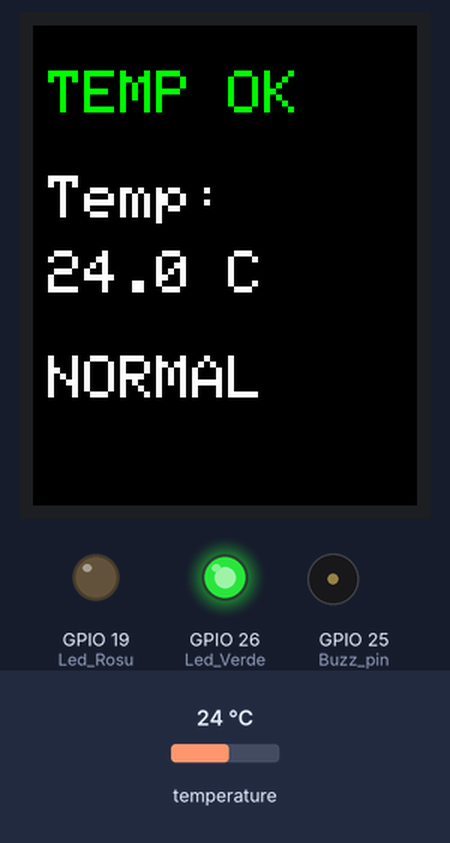
The sketch below on a simulated ESP32. Shown: 128×160 colour display, output pins drawn as LEDs (lit = HIGH), buzzer (waves = sounding). The inputs (shaded band) are chosen by the test bench; at power-on: temperature 24 °C. What the sketch prints to the serial monitor is not drawn.

Above: at 1.5 s.
1.6 s: temperature set to 34.4 °C
At 3.6 s:
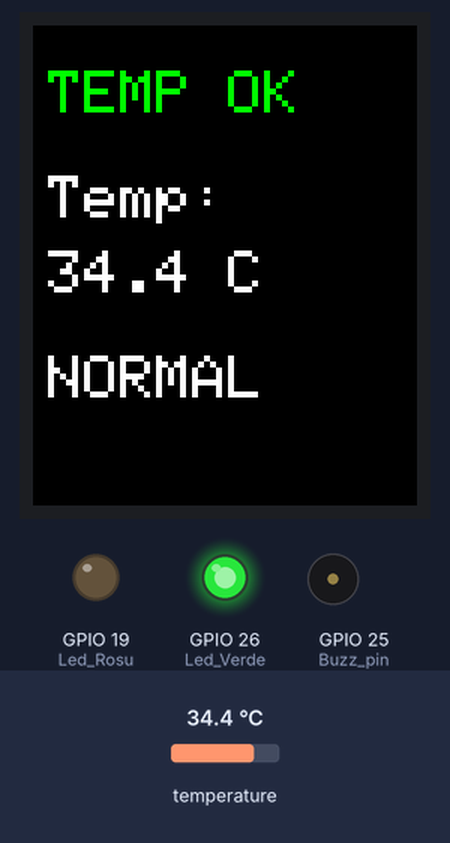
4.2 s: temperature set to 35.8 °C
At 5.7 s:
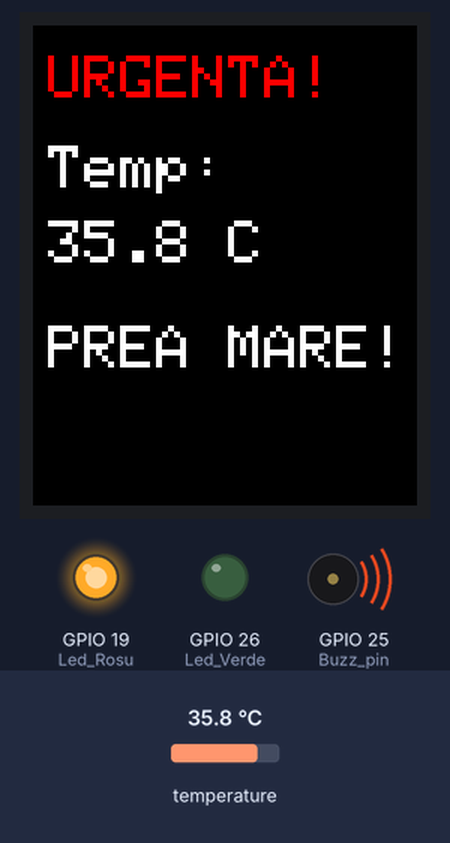
9.9 s: temperature set to 12 °C
At 10.6 s:
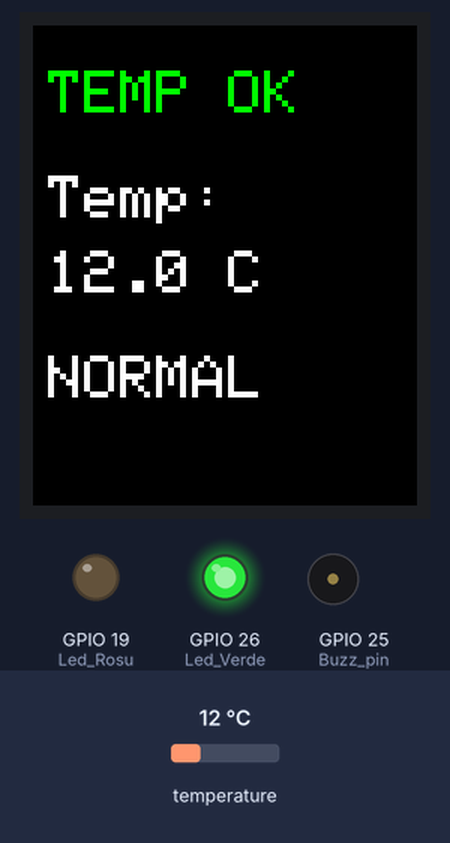
Timing chart, 0 to 12.9 s (numbered marks = the images above; inputs shaded):
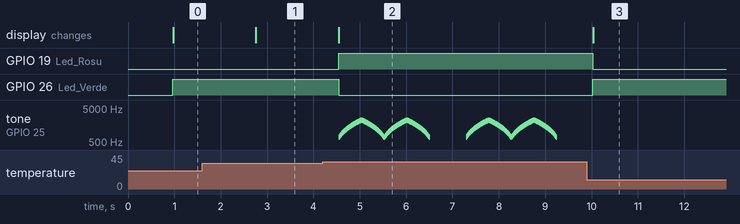

The sketch:

ESP32_ALARM_OVERHEATING.ino
```cpp
#include <Adafruit_GFX.h>
#include <Adafruit_ST7735.h>
#include <SPI.h>
#include <OneWire.h>
#include <DallasTemperature.h>

#define ONE_WIRE_BUS 4

#define Led_Rosu 19
#define Led_Verde 26
#define Buzz_pin 25

#define TFT_CS   5
#define TFT_DC   2
#define TFT_RST  15
#define TFT_SCLK 18
#define TFT_MOSI 23

OneWire oneWire(ONE_WIRE_BUS);
DallasTemperature sensors(&oneWire);

Adafruit_ST7735 tft = Adafruit_ST7735(TFT_CS, TFT_DC, TFT_RST);

void sirena();

void setup() {
  Serial.begin(115200);

  sensors.begin();

  SPI.begin(TFT_SCLK, -1, TFT_MOSI, TFT_CS);

  pinMode(Buzz_pin, OUTPUT);
  pinMode(Led_Rosu, OUTPUT);
  pinMode(Led_Verde, OUTPUT);

  tft.initR(INITR_BLACKTAB);
  tft.setRotation(0);
  tft.fillScreen(ST77XX_BLACK);

  tft.setTextColor(ST77XX_WHITE);
  tft.setTextSize(2);
}

void loop() {

  sensors.requestTemperatures();
  float temperatura = sensors.getTempCByIndex(0);

  Serial.print("Temperatura: ");
  Serial.println(temperatura);

  // CURATAM DISPLAY-UL INAINTE DE AFISARE
  tft.fillScreen(ST77XX_BLACK);

  if (temperatura > 35) {

    digitalWrite(Led_Rosu, HIGH);
    digitalWrite(Led_Verde, LOW);

    tft.setTextColor(ST77XX_RED);
    tft.setTextSize(2);

    tft.setCursor(5, 10);
    tft.println("URGENTA!");

    tft.setTextColor(ST77XX_WHITE);

    tft.setCursor(5, 40);
    tft.println("Temp:");

    tft.setCursor(5, 65);
    tft.print(temperatura, 1);
    tft.println(" C");

    tft.setCursor(5, 100);
    tft.println("PREA MARE!");

    sirena();

  } else {

    digitalWrite(Led_Rosu, LOW);
    digitalWrite(Led_Verde, HIGH);

    tft.setTextColor(ST77XX_GREEN);
    tft.setTextSize(2);

    tft.setCursor(5, 15);
    tft.println("TEMP OK");

    tft.setTextColor(ST77XX_WHITE);

    tft.setCursor(5, 50);
    tft.println("Temp:");

    tft.setCursor(5, 75);
    tft.print(temperatura, 1);
    tft.println(" C");

    tft.setCursor(5, 110);
    tft.println("NORMAL");

    delay(1000);
  }
}


// SIRENA
void sirena() {

  // urcare
  for (int frecventa = 700; frecventa <= 2200; frecventa += 25) {
    tone(Buzz_pin, frecventa);
    delay(8);
  }

  // coborare
  for (int frecventa = 2200; frecventa >= 700; frecventa -= 25) {
    tone(Buzz_pin, frecventa);
    delay(8);
  }

  // a doua sirena
  for (int frecventa = 700; frecventa <= 2200; frecventa += 25) {
    tone(Buzz_pin, frecventa);
    delay(8);
  }

  // coborare
  for (int frecventa = 2200; frecventa >= 700; frecventa -= 25) {
    tone(Buzz_pin, frecventa);
    delay(8);
  }

  noTone(Buzz_pin);
}
```

Measured:
- the behaviour switches between 35 and 35.1 °C on temperature (found by bisection; images 1 and 2)
- after the input at 1.6 s, the display: changes after 1.2 s (image 1)
- after the input at 4.2 s, GPIO 19 (Led_Rosu): LOW → HIGH after 0.35 s; GPIO 26 (Led_Verde): HIGH → LOW after 0.35 s
- after the input at 9.9 s, GPIO 19 (Led_Rosu): HIGH → LOW after 0.13 s; GPIO 26 (Led_Verde): LOW → HIGH after 0.13 s; tone on GPIO 25 (Buzz_pin): stops changing and stays silent; the display: changes after 0.13 s (image 3)
